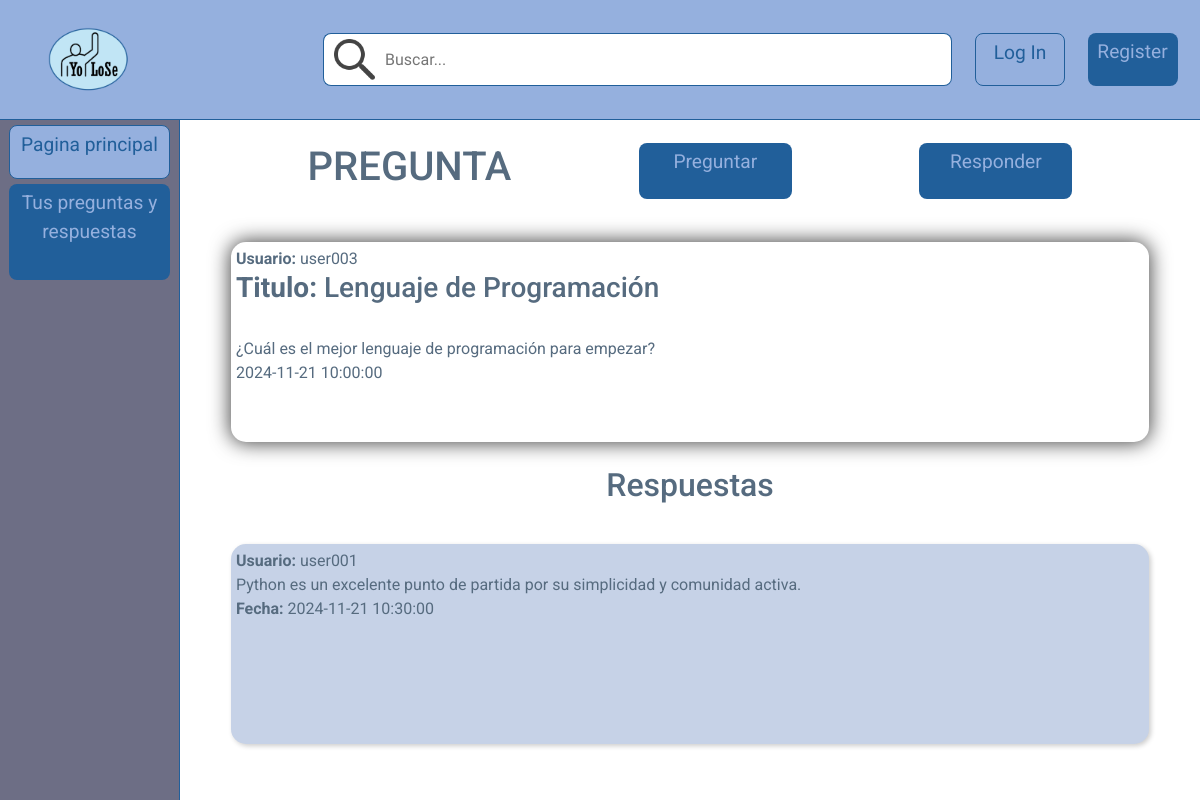
Before: /PAGES/preguntaSeleccionada.php?pregunta=1 with the older database file.
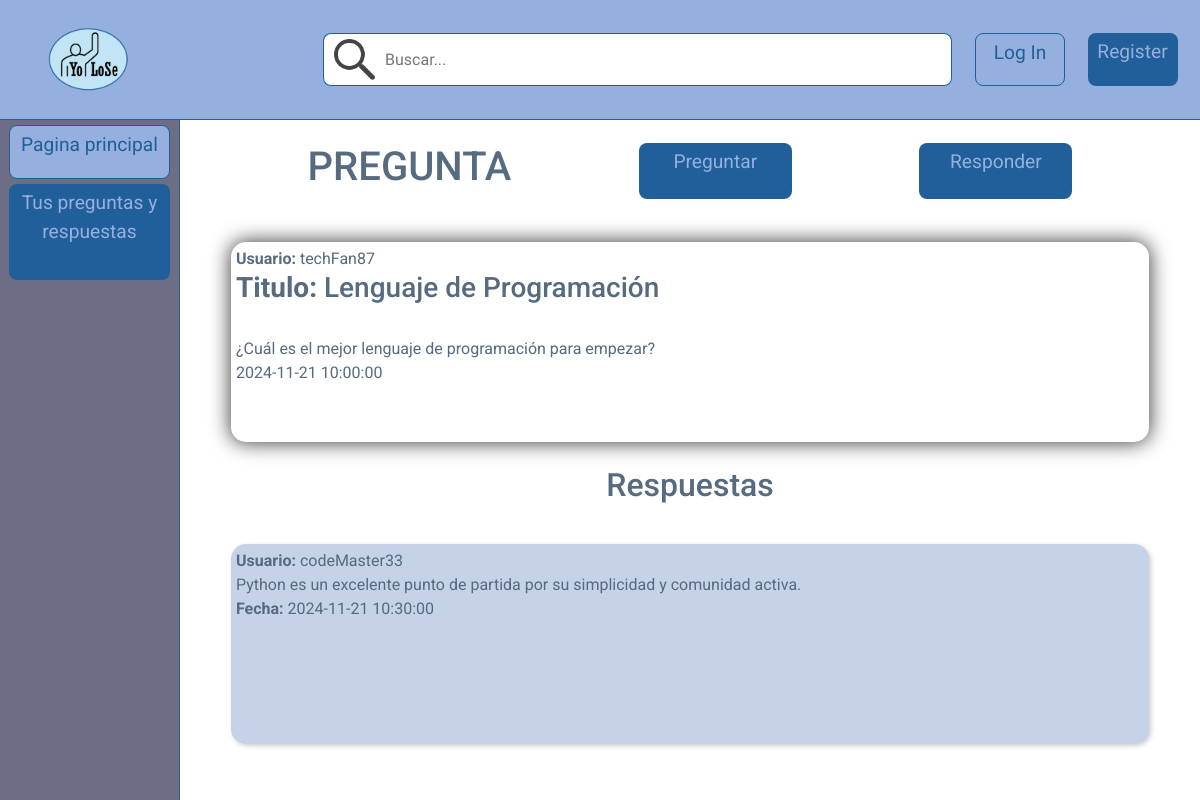
After: the same page with the newer database file.
### tables this page shows
CREATE TABLE tbl_POST (
    id_post INT PRIMARY KEY AUTO_INCREMENT NOT NULL,
    titulo_post VARCHAR(50) NULL,
    contenido_post VARCHAR(500) NOT NULL,
    fecha_post DATETIME NOT NULL,
    user_post VARCHAR(30) NOT NULL,
    ref_post INT NULL
);

### PAGES/preguntaSeleccionada.php (the view, shortened to what this page needs)
<?php
include_once "../PHP/connect.php";
?>
<!DOCTYPE html>
<html lang="en">
<head>
    <link rel="stylesheet" href="../STYLES/estilos.css">
</head>
<body>
    <div id="contenedorPagina">
        <div id="header">
            <a href="./index.php" id="logo"><img src="../img/logo.png" id="logoFoto"></a>
            <div id="contenedorOpcionesHeader">
                <div id="filtrosBuscador">
                    <img src="../img/buscador.png" alt="" id="logoBuscador">
                    <input type="text" name="" id="buscador" placeholder="Buscar...">
                </div>
                <?php
                if(isset($_SESSION['usuarioConectado'])){
                    ?>
                    <p><strong>Usuario conectado:</strong><br><?php echo $_SESSION['usuarioConectado']; ?></p>
                    <button class="botonesHeader" id="botonLogOut"><a class="botonLogInA" href="../PHP/proceso_cerrarSesion.php">Cerrar Sesión</a></button>
                    <?php
                } else {
                    ?>
                    <button class="botonesHeader" id="botonLogIn"><a class="botonLogInA" href="./login.php">Log In</a></button>
                    <button class="botonesHeader" id="botonReg"><a class="botonLogInA" href="./registrarse.php">Register</a></button>
                    <?php
                }
                ?>
            </div>
        </div>
        <div id="bodyPagina">
            <nav id="menu">
                <button class="botonMenuSeleccionado"><a class="botonMenuInterior" href="./index.php">Pagina principal</a></button>
                <button class="botonMenuPyR"><a class="botonMenuInterior" href="./preguntasUser.php">Tus preguntas y respuestas</a></button>
            </nav>
            <div id="contenido">
                <div id="headerContenido">
                    <h1>PREGUNTA</h1>
                    <button id="botonPreguntar"><a class="botonLogInA" href="./preguntar.php">Preguntar</a></button>
                    <button id="botonPreguntar"><a class="botonLogInA" href="./responder.php?pregunta=<?php echo htmlspecialchars($_GET['pregunta']); ?>">Responder</a></button>
                </div>
                 <?php
                try {
                    $pregunta = htmlspecialchars($_GET['pregunta']);
                    $sqlPreguntas = "SELECT id_post, titulo_post, contenido_post, fecha_post, user_post FROM tbl_post WHERE id_post = :id_post;";
                    $stmt = $pdo->prepare($sqlPreguntas);
                    $stmt->bindParam(':id_post', $pregunta);
                    $stmt->execute();
                    $result = $stmt->fetch(PDO::FETCH_ASSOC);
                    if ($stmt->rowCount() < 1) {
                        echo "No se ha encontrado la pregunta.";
                    } else {
                        echo "<a id='contenedorPreguntaSeleccionada'><div id='interiorContenedorPregunta'>";
                        echo "<strong>Usuario:</strong> " . htmlspecialchars($result["user_post"]) . "<br>";
                        echo "<h3><strong>Titulo:</strong> " . htmlspecialchars($result["titulo_post"]) . "</h3><br>";
                        echo htmlspecialchars($result["contenido_post"]) . "<br>";
                        echo htmlspecialchars($result["fecha_post"]) . "<br>";
                        echo "</div></a>";
                    }
                    ?>
                        <br>
                        <h2>Respuestas</h2>
                    <?php
                    $sqlPreguntas = "SELECT id_post, titulo_post, contenido_post, fecha_post, user_post FROM tbl_post WHERE ref_post = :id_post;";
                    $stmt2 = $pdo->prepare($sqlPreguntas);
                    $stmt2->bindParam(':id_post', $pregunta);
                    $stmt2->execute();
                    if ($stmt2->rowCount() < 1) {
                        echo "No se han encontrado respuestas";
                    } else {
                        foreach ($stmt2 as $fila) {
                            echo "<a id='contenedorPregunta'><div id='interiorContenedorPregunta'>";
                            echo "<strong>Usuario:</strong> " . htmlspecialchars($fila["user_post"]) . "<br>";
                            echo htmlspecialchars($fila["contenido_post"]) . "<br>";
                            echo "<strong>Fecha:</strong> " . htmlspecialchars($fila["fecha_post"]) . "<br>";
                            echo "</div></a>";
                        }
                    }
                } catch (PDOException $e) {
                echo "Error: " . $e->getMessage();
                }
                 ?>
            </div>
        </div>
    </div>
</body>
</html>

Changed rows visible on the page:
changed tbl_post "Lenguaje de Programación": user_post "user003" → "techFan87"
changed tbl_post "Python es un excelente punto de partida por su simplicidad y comunidad activa.": user_post "user001" → "codeMaster33"
